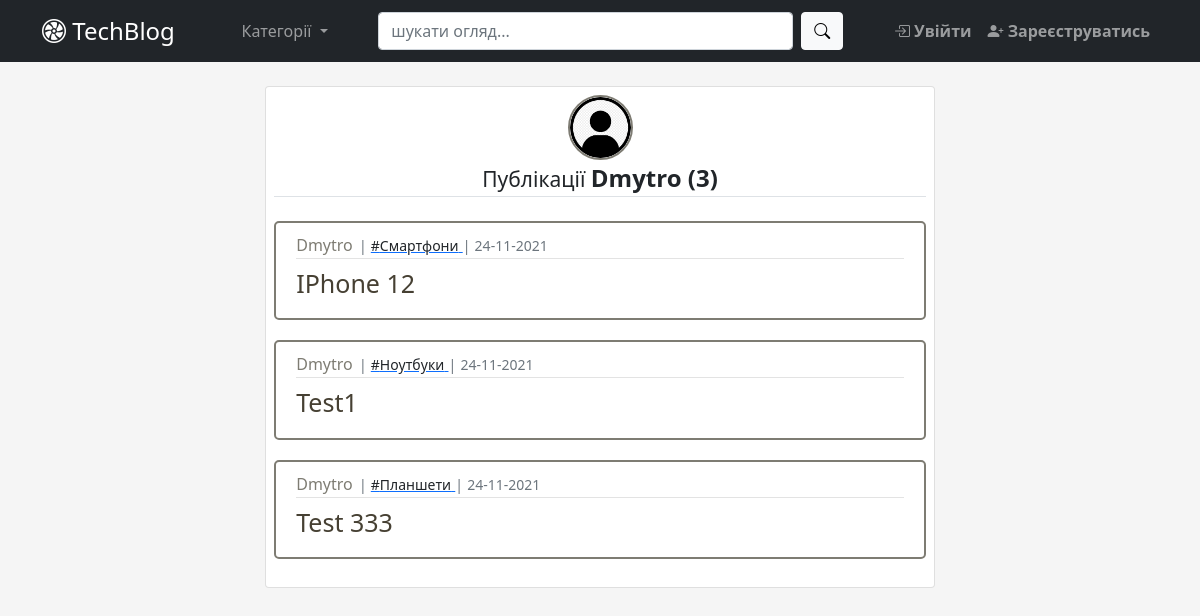
/user_posts/1, run on an earlier commit of the app's database.
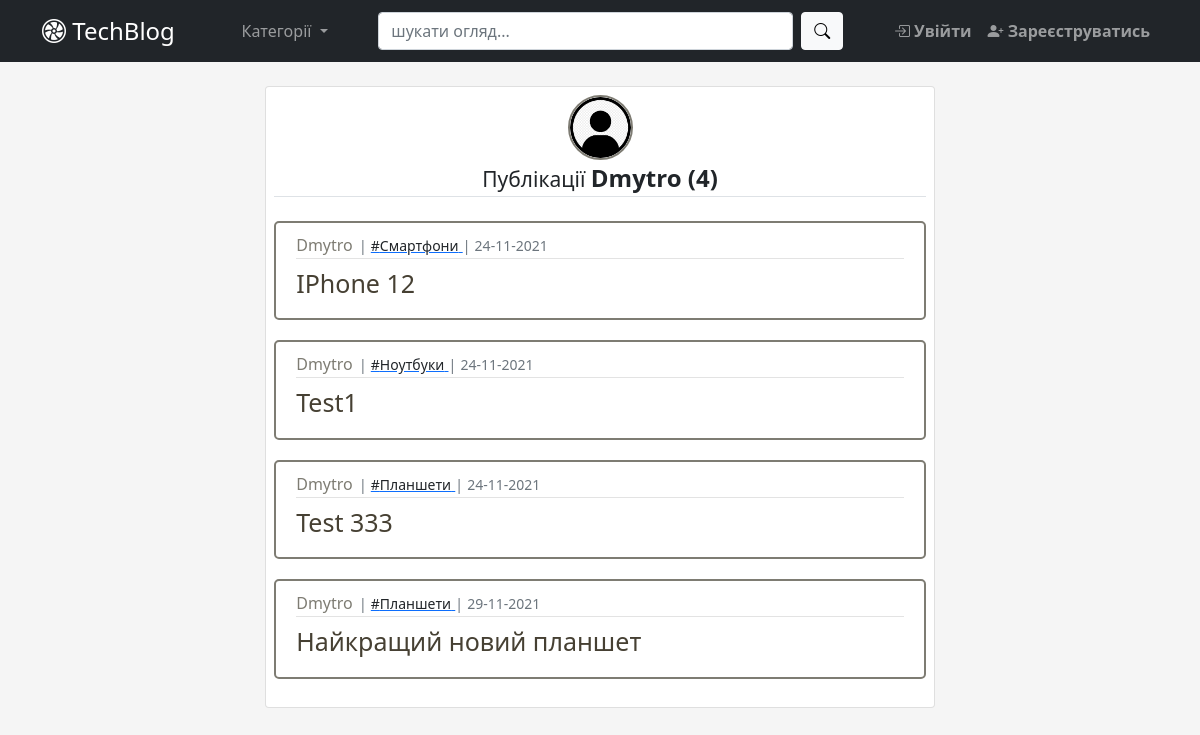
And on a later commit of the database.
### app/user/models.py (models this page shows, shortened)
class User(db.Model, UserMixin):  # type: ignore
    id = db.Column(db.Integer, primary_key=True)  # type: ignore
    username = db.Column(db.String(30), unique=True, nullable=False)
    email = db.Column(db.String(50), unique=True, nullable=False)
    password = db.Column(db.String(30), nullable=False)
    picture = db.Column(db.String(20), nullable=False,
                        server_default='default.jpg')  # type: ignore
    comment = db.relationship('Comment', backref='user_br', lazy=True)
    like = db.relationship('Like', backref='user_br', lazy=True)
    posts = db.relationship('Post', backref='user_br', lazy=True)

### app/blog/models.py (models this page shows, shortened)
class Post(db.Model):  # type: ignore
    __searchable__ = ['title']
    id = db.Column(db.Integer, primary_key=True)  # type: ignore
    category_id = db.Column(db.Integer, db.ForeignKey('category.id'),
                            nullable=False)  # type: ignore
    user_id = db.Column(db.Integer(), db.ForeignKey('user.id'))  # type: ignore
    title = db.Column(db.String(100), nullable=False)  # type: ignore
    content = db.Column(db.Text)  # type: ignore
    created_at = db.Column(db.DateTime, default=datetime.now)  # type: ignore
    comments = db.relationship('Comment', backref='post_br', lazy=True)
    likes = db.relationship('Like', backref='post_br', lazy=True)
    def total_posts_by_user(self, user_id):
        return Post.query.filter(Post.user_id == user_id).count()

class Category(db.Model):  # type: ignore
    id = db.Column(db.Integer, primary_key=True)  # type: ignore
    name = db.Column(db.String(25), unique=True, nullable=False)
    category = db.relationship('Post', backref='category_br', lazy=True)

### app/blog/views.py (the view)
@blog_bp.route('/user_posts/<int:user_id>')
def user_posts(user_id):
    user = User.query.get_or_404(user_id)
    posts = Post.query.filter_by(user_id=user_id)
    return render_template('user_posts.html', posts=posts, user=user)

### app/blog/templates/blog/user_posts.html
{% extends "base.html" %}
{% block main %}
  {% from "_render_field.html" import render_field_lr %}
  <div class="card p-2" style="margin:auto;width:60%">
    <div align="center">
      <img src="{{url_for('static',filename='profile_pictures/' + user.picture)}}" class="rounded-circle author-img" alt="author-image">
      <legend class="border-bottom mb-4">
        <small>Публікації </small>
        <b>{{user.username}}
          {% if posts.first() %}
            ({{posts.first().total_posts_by_user(user.id)}})
          {% endif %}
        </b>
      </legend>
    </div>
      {% if posts.first() %}
        {% include "posts_list.html" %}
      {% else %}
        <div class="alert alert-info" role="alert" align="center">
          Даний користувач не має жодної публікації
        </div>
      {% endif %}
  </div>
{% endblock main %}

### app/templates/base.html (shortened to what this page needs)
<!DOCTYPE html>
<html>
<head lang="en">
  <link href="https://cdn.jsdelivr.net/npm/bootstrap@5.0.0-beta2/dist/css/bootstrap.min.css" rel="stylesheet">
  <link rel="stylesheet" href="https://cdn.jsdelivr.net/npm/bootstrap-icons@1.7.1/font/bootstrap-icons.css">
  <link rel="stylesheet" type="text/css" href="{{ url_for('static', filename='css/custom.css') }}">
  <link href="https://cdn.jsdelivr.net/npm/summernote@0.8.18/dist/summernote-lite.min.css" rel="stylesheet">
  </head>
<body>
  <header>
    <nav class="navbar navbar-expand-lg navbar-dark bg-dark">
      <div class="container">
        <a class="navbar-brand fs-4" href="/"><i class="bi bi-fan"></i> TechBlog</a>
          <li class="navbar-nav dropdown">
            <a class="nav-link dropdown-toggle" href="#" id="navbarDropdown" role="button" data-bs-toggle="dropdown" aria-expanded="false">
              Категорії
            </a>
          </li>
          <div class="col-5">
            <form class="d-flex" method="GET" action="{{ url_for('blog_bp_in.search') }}">
              <input class="form-control me-2" name="query" id="query" type="search" placeholder="шукати огляд..." aria-label="Search">
              <button class="btn btn-light bi bi-search" type="submit"></button>
            </form>
          </div>
          <div class="navbar-nav">
            {% if current_user.is_authenticated %}
              <a class="nav-item nav-link rounded bi bi-plus-circle" href="{{ url_for('blog_bp_in.post_create') }}"> Додати огляд</a>
              <a class="nav-item nav-link rounded bi bi-person-circle" href="{{ url_for('user_bp_in.account') }}"> Мій профіль</a>
              <a class="nav-item nav-link rounded bi bi-box-arrow-right" href="{{ url_for('user_bp_in.logout') }}"> <b>Вийти</b></a>
            {% else %}
              <a class="nav-item nav-link rounded bi bi-box-arrow-in-right" href="{{ url_for('user_bp_in.login') }}"> <b>Увійти</b></a>
              <a class="nav-item nav-link rounded bi bi-person-plus-fill" href="{{ url_for('user_bp_in.register') }}"> <b>Зареєструватись</b></a>
            {% endif %}
          </div>
      </div>
    </nav>
  </header>
  <main class="container d-flex flex-column ">
    <br>
    <div>
    {% block main %}
    {% endblock %}
    </div>
  </main>
</body>
</html>

### app/templates/_render_field.html (shortened to what this page needs)
{% macro render_post_item(post) %}
    <article class="media article-section">
    <div class="media-body">
      <div class="article-metadata">
        <a class="author-name" href="{{url_for('blog_bp_in.user_posts', user_id=post.user_br.id)}}">
          {{ post.user_br.username }}
        </a><small class="text-muted">|</small>
        <a href="{{url_for('blog_bp_in.posts_by_category', category_id=post.category_br.id)}}">
          <small class="link-dark">#{{ post.category_br.name }}</small>
        </a><small class="text-muted">|</small>
        <small class="text-muted">
          {{ post.created_at.strftime('%d-%m-%Y')  }}
        </small>
      </div>
      <h2><a class="article-title" href="{{url_for('blog_bp_in.post_view', post_id=post.id)}}"> {{ post.title }} </a></h2>
    </div>
  </article>
{% endmacro %}

### app/templates/posts_list.html
{% from "_render_field.html" import render_post_item %}
{% for post in posts %}
   {{ render_post_item(post) }}
{% endfor %}

### app/static/css/custom.css (style rules this page uses)
body { background-color: #f5f5f5; !important; }
.article-section { background: white; padding: 10px 20px; border: 2px solid #7E7C73; border-radius: 5px; margin-bottom: 20px; }
a.author-name { color: #7E7C73; text-decoration: none; margin-right: 2px; }
a.article-title { font-size: 25px; color: #464033; text-decoration: none; }
.article-metadata { padding-bottom: 1px; margin-bottom: 3px; border-bottom: 1px solid #e3e3e3; }
.author-img { height: 65px; width: 65px; border: 2px solid #7E7C73; }

What changed in the data, as far as the page shows it:
added Post: user_br.username "Dmytro", category_br.name "Планшети", created_at "29-11-2021", title "Найкращий новий планшет"
Also different on the page:
{{ posts.first().total_posts_by_user(user.id) }}: "3" → "4"
